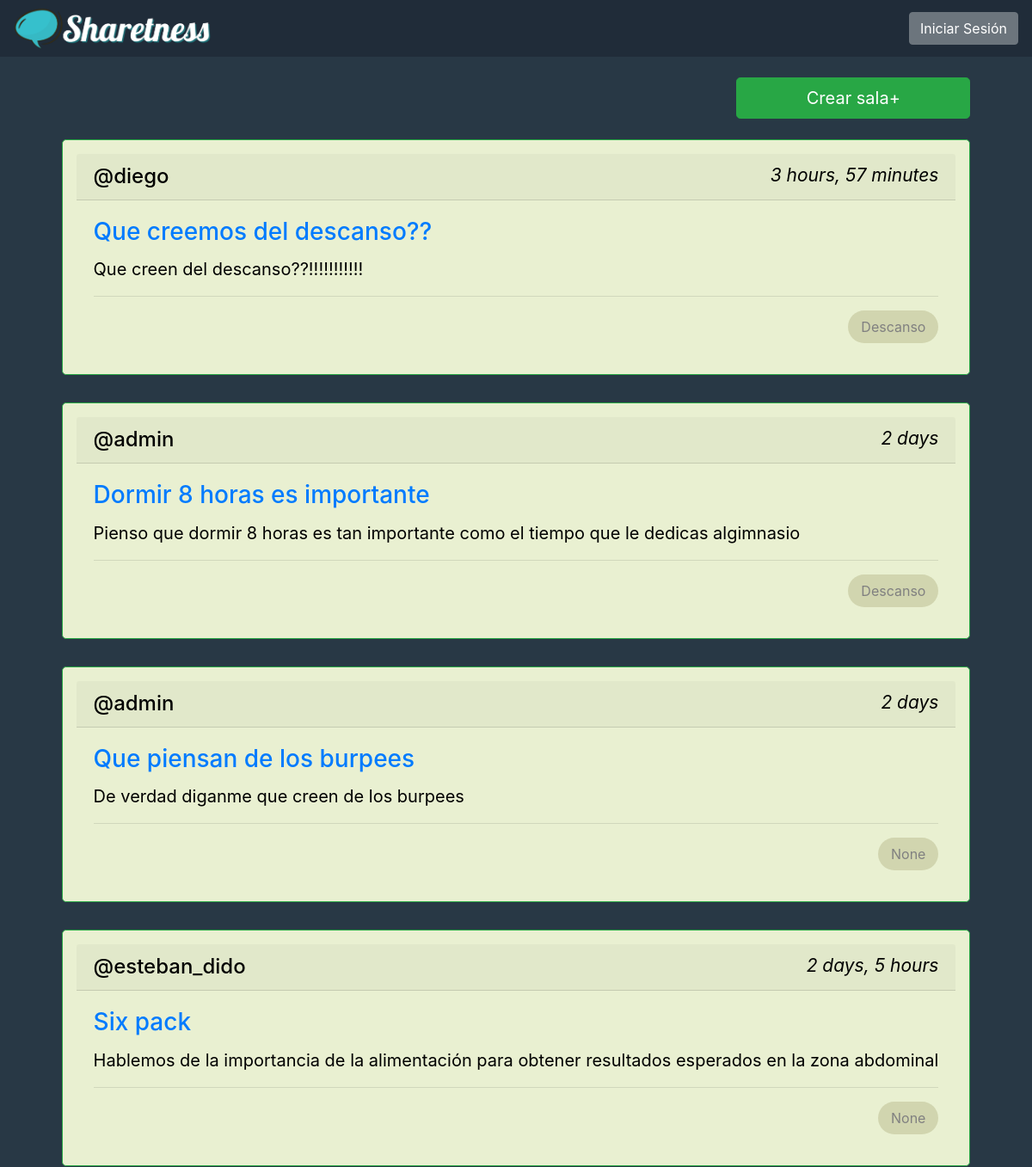
Before: / (upper part) with the older database file.
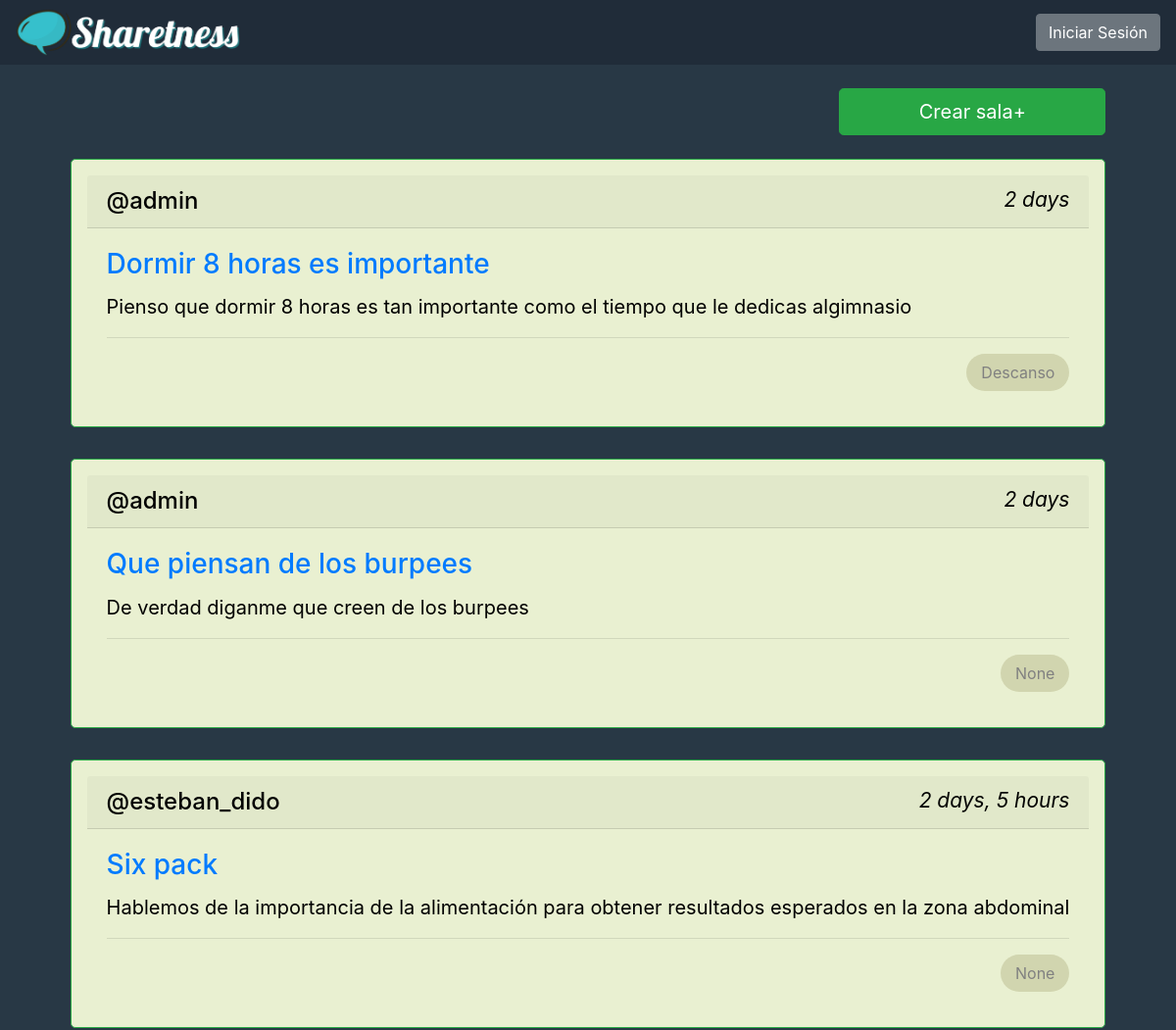
After: the same page with the newer database file.
### forum/models.py (models this page shows, shortened)
class Room(models.Model):
    host = models.ForeignKey(User, on_delete=models.SET_NULL, null=True)
    topic = models.ForeignKey(Topic, on_delete=models.SET_NULL, null=True)
    name = models.CharField(max_length=200)
    description =models.TextField(null=True, blank=True)
    update = models.DateTimeField(auto_now=True)
    created = models.DateTimeField(auto_now_add=True)
    class Meta:
        ordering = ['-update', '-created']

class Topic(models.Model):
    name = models.CharField(max_length=200)
    def __str__(self):
        return self.name

### forum/views.py (the view)
# urls.py: path('', views.home, name="home"),
def home(request):
    rooms = Room.objects.all()
    context = {'rooms': rooms}
    return render(request, 'forum/home.html', context)

### forum/templates/forum/home.html (shortened to what this page needs)
{% extends 'main.html' %}
{% block content %}
    <div class=" d-flex flex-column justify-content-center align-items-center">
        {% include 'forum/feed_component.html' %}
    </div>
{% endblock content %}

### forum/templates/forum/feed_component.html (shortened to what this page needs)
<div class="room-container d-flex flex-column">
    <a href={% url 'create-room' %} class="h4 btn btn-success btn-lg create__button w-25 align-self-end mt-4 mb-2">Crear sala+</a>
    {% for room in rooms %}
    <div class="card room__box border border-success m-3 rounded-lg p-3">
        <h4 class="card-header">
            <span style="color:black">@{{ room.host.username }}</span>
            <small style="color:black" class="font-italic">{{ room.created|timesince }}</small>
        </h4>
        <div class="card-body">
            <h3 class="card-title"><a href="/room/{{room.id}}">{{ room.name }}</a></h3>
            <p class="card-text" style="color:black; font-size:20px">{{ room.description }}</p>
        <hr>
        <div class="d-flex">
            <div class="room__topic ml-auto align-self-center">{{ room.topic }}</div>
        </div>
        </div>
    </div>
    {% endfor %}
</div>

Changed rows visible on the page:
removed Room: host.username "diego", created "3 hours, 57 minutes", name "Que creemos del descanso??", description "Que creen del descanso??!!!!!!!!!!!", topic "Descanso"
